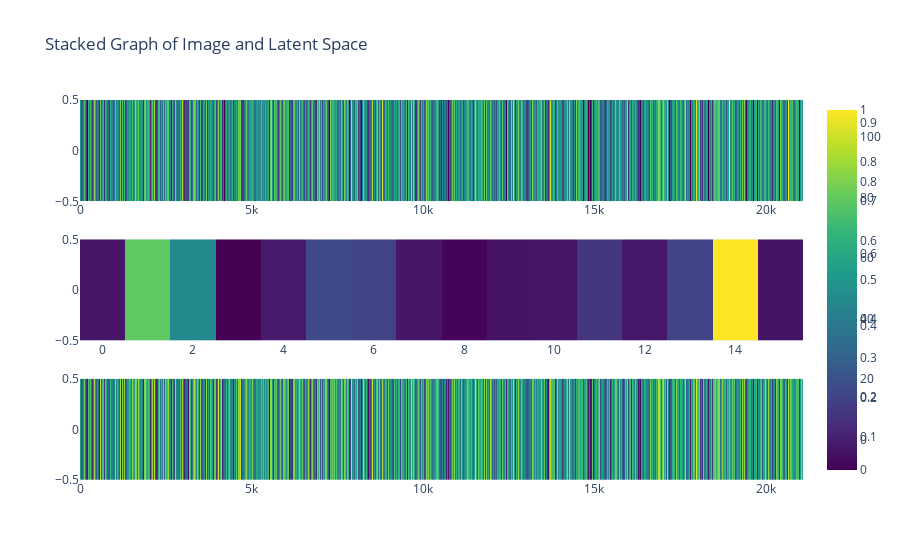

Notebook cell for this chart:
### Markdown cell above
### some diagnosis

### Code cell
importlib.reload(visualisation) # to allow modification of the script without restarting the whole session
visualisation.plot_single_obs_processing(x_train, autoencoder)

### Figure 1 — Plotly figure (JSON) as saved in the notebook; plotly's stock layout.template omitted (floating-point values rounded to 4 significant figures; data arrays with more than 128 entries replaced by an {"elided": "..."} marker saying what was removed)
{"data": [{"colorscale": [[0, "#440154"], [0.1111, "#482878"], [0.2222, "#3e4989"], [0.3333, "#31688e"], [0.4444, "#26828e"], [0.5556, "#1f9e89"], [0.6667, "#35b779"], [0.7778, "#6ece58"], [0.8889, "#b5de2b"], [1, "#fde725"]], "type": "heatmap", "xaxis": "x", "yaxis": "y", "z": {"elided": "1x21080 float values"}}, {"colorscale": [[0, "#440154"], [0.1111, "#482878"], [0.2222, "#3e4989"], [0.3333, "#31688e"], [0.4444, "#26828e"], [0.5556, "#1f9e89"], [0.6667, "#35b779"], [0.7778, "#6ece58"], [0.8889, "#b5de2b"], [1, "#fde725"]], "type": "heatmap", "xaxis": "x2", "yaxis": "y2", "z": [[-3.373, 78.79, 46.35, -10.0, -1.611, 16.7, 14.17, -2.966, -8.527, -3.867, -3.273, 8.964, -2.366, 13.96, 108.9, -3.688]]}, {"colorscale": [[0, "#440154"], [0.1111, "#482878"], [0.2222, "#3e4989"], [0.3333, "#31688e"], [0.4444, "#26828e"], [0.5556, "#1f9e89"], [0.6667, "#35b779"], [0.7778, "#6ece58"], [0.8889, "#b5de2b"], [1, "#fde725"]], "type": "heatmap", "xaxis": "x3", "yaxis": "y3", "z": {"elided": "1x21080 float values"}}], "layout": {"showlegend": false, "title": {"text": "Stacked Graph of Image and Latent Space"}, "xaxis": {"anchor": "y", "domain": [0, 1]}, "xaxis2": {"anchor": "y2", "domain": [0, 1]}, "xaxis3": {"anchor": "y3", "domain": [0, 1]}, "yaxis": {"anchor": "x", "domain": [0.7333, 1]}, "yaxis2": {"anchor": "x2", "domain": [0.3667, 0.6333]}, "yaxis3": {"anchor": "x3", "domain": [0, 0.2667]}}}
